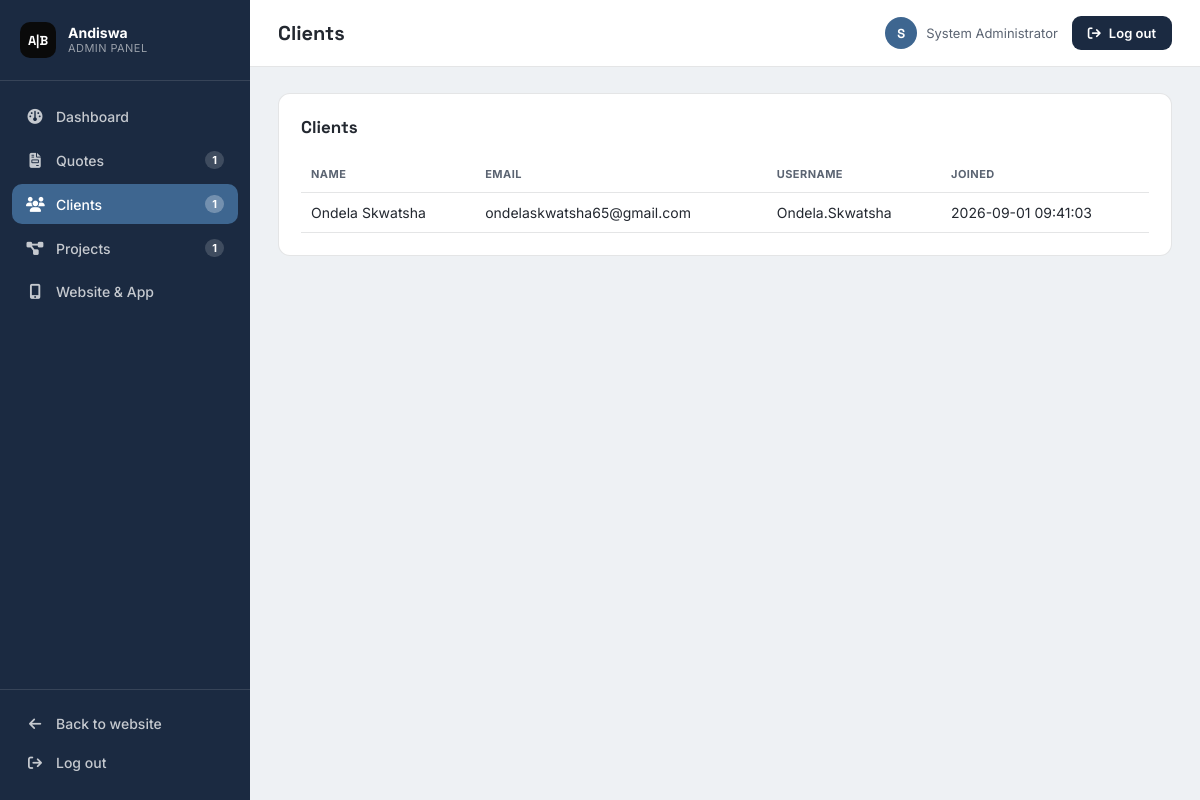
/admin.php?tab=clients (signed in), run on the app's committed database.
### tables this page shows
CREATE TABLE IF NOT EXISTS quotes (
  id INT UNSIGNED NOT NULL AUTO_INCREMENT,
  client_id INT UNSIGNED NULL,
  name VARCHAR(120) NOT NULL,
  email VARCHAR(190) NOT NULL,
  service VARCHAR(150) NOT NULL DEFAULT 'General Enquiry',
  message TEXT NOT NULL,
  source ENUM('website','app') NOT NULL DEFAULT 'website',
  status ENUM('New','Under Review','Accepted','Rejected','Cancelled','Completed') NOT NULL DEFAULT 'New',
  admin_note TEXT NULL,
  created_at TIMESTAMP NOT NULL DEFAULT CURRENT_TIMESTAMP,
  updated_at TIMESTAMP NOT NULL DEFAULT CURRENT_TIMESTAMP ON UPDATE CURRENT_TIMESTAMP,
  PRIMARY KEY (id),
  KEY client_id (client_id),
  KEY status (status),
  KEY email (email),
  KEY source (source),
  CONSTRAINT quotes_ibfk_1 FOREIGN KEY (client_id) REFERENCES users (id) ON DELETE SET NULL
);

CREATE TABLE IF NOT EXISTS users (
  id INT UNSIGNED NOT NULL AUTO_INCREMENT,
  name VARCHAR(120) NOT NULL,
  email VARCHAR(190) NOT NULL,
  username VARCHAR(80) NOT NULL,
  password_hash VARCHAR(255) NOT NULL,
  role ENUM('admin','client') NOT NULL DEFAULT 'client',
  must_change_password TINYINT(1) NOT NULL DEFAULT 1,
  created_at TIMESTAMP NOT NULL DEFAULT CURRENT_TIMESTAMP,
  PRIMARY KEY (id),
  UNIQUE KEY email (email),
  UNIQUE KEY username (username)
);

### config.php (called while the page is built, shortened)
<?php
function e($value): string { return htmlspecialchars((string)$value, ENT_QUOTES, 'UTF-8'); }
function current_user(): ?array { return $_SESSION['user'] ?? null; }

### admin.php (the view, shortened to what this page needs)
<?php
require_once 'config.php'; require_login('admin');
$pdo=db(); $u=current_user();
$quotes=$pdo->query('SELECT q.*,u.username FROM quotes q LEFT JOIN users u ON u.id=q.client_id ORDER BY q.created_at DESC')->fetchAll();
$clients=$pdo->query("SELECT * FROM users WHERE role='client' ORDER BY created_at DESC")->fetchAll();
$projects=$pdo->query('SELECT p.*,u.name client_name,u.email FROM projects p JOIN users u ON u.id=p.client_id ORDER BY p.updated_at DESC')->fetchAll();
$stats=['quotes'=>count($quotes),'new'=>count(array_filter($quotes,fn($q)=>$q['status']==='New')),'clients'=>count($clients),'projects'=>count($projects),'app'=>count(array_filter($quotes,fn($q)=>($q['source']??'website')==='app'))];
$tabTitles = ['dashboard'=>'Dashboard','quotes'=>'Quote Requests','clients'=>'Clients','projects'=>'Projects','settings'=>'Website & App'];
$tab = $_GET['tab'] ?? 'dashboard';
?><!doctype html>
<html lang="en">
<head>
<link rel="stylesheet" href="https://cdnjs.cloudflare.com/ajax/libs/font-awesome/6.6.0/css/all.min.css">
</head>
<body>
<div class="shell">
  <aside class="sidebar" id="sidebar">
    <div class="sidebar-brand">
      <span class="mark">A|B</span>
      <span class="label"><strong>Andiswa</strong><span>Admin Panel</span></span>
    </div>
    <nav class="nav-group">
      <a href="?tab=dashboard" class="nav-link<?= $tab==='dashboard'?' active':'' ?>" data-tab="dashboard">
        <i class="fa-solid fa-gauge"></i> Dashboard
      </a>
      <a href="?tab=quotes" class="nav-link<?= $tab==='quotes'?' active':'' ?>" data-tab="quotes">
        <i class="fa-solid fa-file-invoice"></i> Quotes
        <span class="count"><?=e($stats['quotes'])?></span>
      </a>
      <a href="?tab=clients" class="nav-link<?= $tab==='clients'?' active':'' ?>" data-tab="clients">
        <i class="fa-solid fa-users"></i> Clients
        <span class="count"><?=e($stats['clients'])?></span>
      </a>
      <a href="?tab=projects" class="nav-link<?= $tab==='projects'?' active':'' ?>" data-tab="projects">
        <i class="fa-solid fa-diagram-project"></i> Projects
        <span class="count"><?=e($stats['projects'])?></span>
      </a>
      <a href="?tab=settings" class="nav-link<?= $tab==='settings'?' active':'' ?>" data-tab="settings">
        <i class="fa-solid fa-mobile-screen-button"></i> Website &amp; App
      </a>
    </nav>
    <div class="sidebar-foot">
      <a href="index.html"><i class="fa-solid fa-arrow-left"></i> Back to website</a>
      <a href="logout.php"><i class="fa-solid fa-arrow-right-from-bracket"></i> Log out</a>
    </div>
  </aside>
  <div class="main">
    <header class="topbar">
      <div class="topbar-left">
        <h1 id="pageTitle"><?=e($tabTitles[$tab])?></h1>
      </div>
      <div class="topbar-right">
        <div class="admin-chip">
          <span class="avatar"><?=e(strtoupper(substr($u['name'] ?? 'A',0,1)))?></span>
          <span><?=e($u['name'] ?? 'Admin')?></span>
        </div>
        <a href="logout.php" class="logout-btn"><i class="fa-solid fa-arrow-right-from-bracket"></i> <span>Log out</span></a>
      </div>
    </header>
    <main class="content">
      <section class="panel-view<?= $tab==='clients'?' active':'' ?>" data-panel="clients">
        <div class="panel">
          <h2>Clients</h2>
          <?php if(!$clients):?><p class="empty">No clients yet. Accepting a quote automatically creates a client account.</p>
          <?php else:?>
          <table>
            <thead><tr><th>Name</th><th>Email</th><th>Username</th><th>Joined</th></tr></thead>
            <tbody>
              <?php foreach($clients as $c):?>
              <tr>
                <td><?=e($c['name'])?></td>
                <td><?=e($c['email'])?></td>
                <td><?=e($c['username'])?></td>
                <td><?=e($c['created_at'])?></td>
              </tr>
              <?php endforeach;?>
            </tbody>
          </table>
          <?php endif;?>
        </div>
      </section>
    </main>
  </div>
</div>
</body>
</html>

### admin.php (style rules this page uses)
:root { --espresso:#1B2A41; --espresso-soft:#24384F; --cream:#F7F8FA; --cream-dim:#EEF1F4; --ink:#232830; --tan:#3E6690; --tan-bright:#5B8DB8; --stone:#5B6472; --line:rgba(35,40,48,0.12); --good:#2f7a4d; --good-bg:#e9f7ef; --bad:#9b3927; --bad-bg:#fff0ed; --review:#8a6d1c; --review-bg:#fff8df; --radius:12px; --sidebar-w:250px; }
* { box-sizing:border-box; }
html,body { margin:0;padding:0; }
body { font-family:'Inter',Arial,sans-serif; background:var(--cream-dim); color:var(--ink); -webkit-font-smoothing:antialiased; }
h1,h2,h3 { font-family:'Space Grotesk',sans-serif; margin:0; }
a { color:inherit; }
.shell { display:flex; min-height:100vh; }
.sidebar { width:var(--sidebar-w); flex-shrink:0; background:var(--espresso); color:#fff; display:flex; flex-direction:column; position:fixed; top:0; left:0; bottom:0; z-index:40; transition:transform .3s ease; }
.sidebar-brand { display:flex; align-items:center; gap:12px; padding:22px 20px; border-bottom:1px solid rgba(255,255,255,.12); }
.sidebar-brand .mark { width:36px;height:36px;border-radius:10px;background:#0a0a0a;color:#fff;display:flex; align-items:center;justify-content:center;font-family:'Space Grotesk',sans-serif;font-weight:700;font-size:13px;flex-shrink:0; }
.sidebar-brand .label { line-height:1.25; }
.sidebar-brand .label strong { display:block;font-size:14px; }
.sidebar-brand .label span { display:block;font-size:11px;color:rgba(255,255,255,.55);letter-spacing:.04em;text-transform:uppercase; }
.nav-group { padding:16px 12px; flex:1; overflow-y:auto; }
.nav-link { display:flex; align-items:center; gap:12px; padding:11px 14px; border-radius:10px; color:rgba(255,255,255,.75); text-decoration:none; font-size:14px; font-weight:500; margin-bottom:4px; transition:background .2s ease, color .2s ease; }
.nav-link i { width:18px; text-align:center; font-size:15px; }
.nav-link.active { background:var(--tan); color:#fff; }
.nav-link .count { margin-left:auto; background:rgba(255,255,255,.16); color:#fff; font-size:11px; font-weight:700; padding:2px 7px; border-radius:20px; }
.nav-link.active .count { background:rgba(255,255,255,.28); }
.sidebar-foot { padding:14px 12px 18px; border-top:1px solid rgba(255,255,255,.12); }
.sidebar-foot a { display:flex; align-items:center; gap:12px; padding:11px 14px; border-radius:10px; color:rgba(255,255,255,.75); text-decoration:none; font-size:14px; font-weight:500; }
.sidebar-foot a i { width:18px;text-align:center; }
.main { flex:1; margin-left:var(--sidebar-w); min-width:0; display:flex; flex-direction:column; }
.topbar { background:#fff; border-bottom:1px solid var(--line); padding:16px 28px; display:flex; align-items:center; justify-content:space-between; gap:16px; position:sticky; top:0; z-index:20; }
.topbar-left { display:flex; align-items:center; gap:14px; }
.topbar h1 { font-size:20px; }
.topbar-right { display:flex; align-items:center; gap:14px; }
.admin-chip { display:flex;align-items:center;gap:9px;font-size:13px;color:var(--stone); }
.admin-chip .avatar { width:32px;height:32px;border-radius:50%;background:var(--tan);color:#fff;display:flex;align-items:center; justify-content:center;font-weight:700;font-size:13px;font-family:'Space Grotesk',sans-serif; }
.logout-btn { display:inline-flex; align-items:center; gap:8px; padding:9px 16px; border-radius:9px; background:var(--espresso); color:#fff; text-decoration:none; font-size:13px; font-weight:600; }
.content { padding:26px 28px 60px; max-width:1300px; width:100%; margin:0 auto; }
.panel-view { display:none; }
.panel-view.active { display:block; }
.panel { background:#fff;border:1px solid var(--line);border-radius:var(--radius);padding:22px;margin-bottom:22px; }
.panel > h2 { font-size:17px;margin-bottom:18px; }
table { width:100%;border-collapse:collapse; }
th,td { text-align:left;padding:11px 10px;border-bottom:1px solid var(--line);vertical-align:middle;font-size:14px; }
th { font-size:11px;text-transform:uppercase;letter-spacing:.04em;color:var(--stone);font-weight:700; }

### data on the page
quotes: status+source "1"
users: name "Ondela Skwatsha", email "ondelaskwatsha65@gmail.com", username "Ondela.Skwatsha", created_at "2026-09-01 09:41:03"

### other printed values
$tabTitles[$tab] "Clients"
substr($u['name'] ?? 'A',0,1) "S"
$u['name'] "System Administrator"
